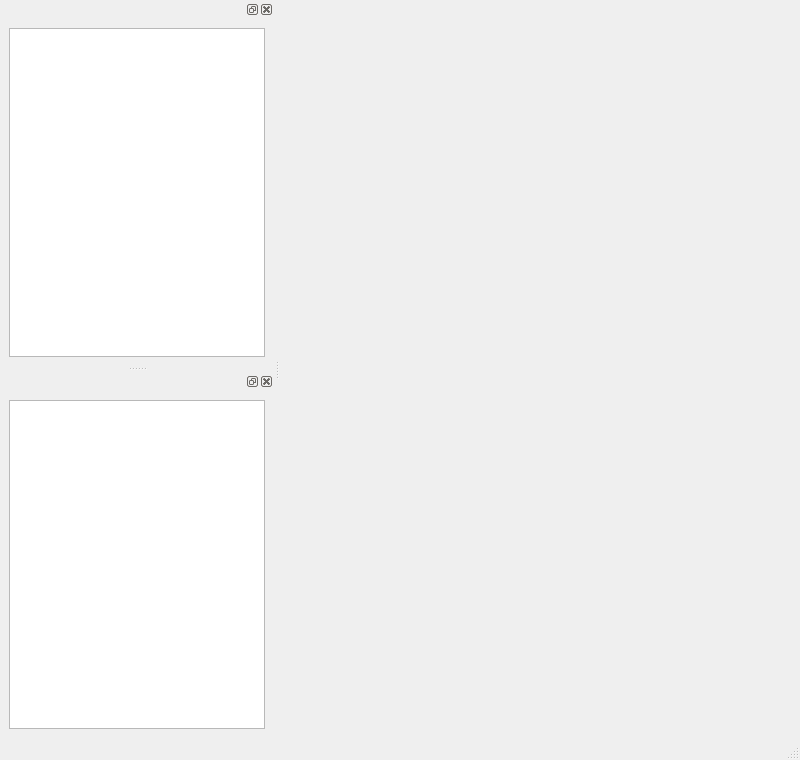
<?xml version="1.0" encoding="UTF-8"?>
<ui version="4.0">
 <class>MainWindow</class>
 <widget class="QMainWindow" name="MainWindow">
  <property name="geometry">
   <rect>
    <x>0</x>
    <y>0</y>
    <width>800</width>
    <height>760</height>
   </rect>
  </property>
  <property name="windowTitle">
   <string>MainWindow</string>
  </property>
  <widget class="QWidget" name="centralwidget"/>
  <widget class="QMenuBar" name="menubar">
   <property name="geometry">
    <rect>
     <x>0</x>
     <y>0</y>
     <width>800</width>
     <height>25</height>
    </rect>
   </property>
  </widget>
  <widget class="QStatusBar" name="statusbar"/>
  <widget class="QDockWidget" name="dockWidget">
   <attribute name="dockWidgetArea">
    <number>1</number>
   </attribute>
   <widget class="QWidget" name="dockWidgetContents">
    <layout class="QGridLayout" name="gridLayout">
     <item row="0" column="0">
      <widget class="QTreeView" name="treeView"/>
     </item>
    </layout>
   </widget>
  </widget>
  <widget class="QDockWidget" name="dockWidget_2">
   <attribute name="dockWidgetArea">
    <number>1</number>
   </attribute>
   <widget class="QWidget" name="dockWidgetContents_2">
    <layout class="QGridLayout" name="gridLayout_2">
     <item row="0" column="0">
      <widget class="QTreeView" name="treeView_2"/>
     </item>
    </layout>
   </widget>
  </widget>
 </widget>
 <resources/>
 <connections/>
</ui>
